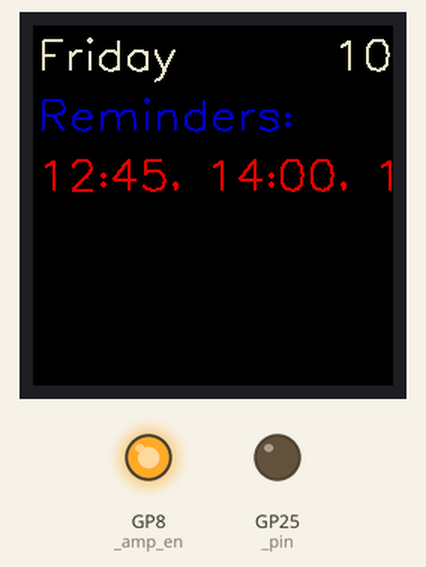
Simulated run of this program. Board: Raspberry Pi Pico running MicroPython. Shown: 240×240 colour display, output pins drawn as LEDs (lit = HIGH). WiFi joins after 1.5 s; the clock reads 2024-03-15 10:24:30 at power-on unless the program sets it; values from a settings file that is not in the repository are placeholders; library files of the repository ran but are not shown: __init__.py, __init__.py.

Above: at 2.3 s.

The program:

main.py
```python
import WIFI_CONFIG  # type: ignore[import-not-found]

from pico_w_explorer.adapters import PicoBuzzer, PicoButton, PicoClock, PicoDisplay, PicoLed
from pico_w_explorer.application import Application, ApplicationConfig

config = ApplicationConfig(
    clock=PicoClock(WIFI_CONFIG.SSID, WIFI_CONFIG.PASSWORD),
    buzzer=PicoBuzzer(),
    led=PicoLed(),
    button=PicoButton(),
    display=PicoDisplay(),
    reminder_times=[(12, 45), (14, 0), (16, 0)],
)
app = Application(config)
app.run()
```

application.py
```python
import time

from pico_w_explorer.colour import RED, BLUE
from pico_w_explorer.focus_reminder import FocusReminder
from pico_w_explorer.ports import BuzzerPort, ButtonPort, ClockPort, DisplayPort, LedPort
from pico_w_explorer.text_spec import TextSpec
from pico_w_explorer.widgets import Text


class ApplicationConfig:
    def __init__(
        self,
        clock: ClockPort,
        buzzer: BuzzerPort,
        led: LedPort,
        button: ButtonPort,
        display: DisplayPort,
        reminder_times: list[tuple[int, int]],
        tick_interval: float = 0.5,
    ) -> None:
        self.clock = clock
        self.buzzer = buzzer
        self.led = led
        self.button = button
        self.display = display
        self.reminder_times = reminder_times
        self.tick_interval = tick_interval


class Application:
    def __init__(self, config: ApplicationConfig) -> None:
        self._clock = config.clock
        self._buzzer = config.buzzer
        self._led = config.led
        self._button = config.button
        self._display = config.display
        self._reminder_times = sorted(config.reminder_times)
        self._tick_interval = config.tick_interval
        self._status = Text(self._display, 3, 20, width=120)
        self._time_display = Text(self._display, 200, 20, width=100)
        self._reminders = Text(self._display, 3, 60, width=120, text_spec=TextSpec(colour=BLUE))
        self._times = Text(self._display, 3, 100, width=230, text_spec=TextSpec(colour=RED))

    WEEKDAYS = ("Monday", "Tuesday", "Wednesday", "Thursday", "Friday", "Saturday", "Sunday")

    def _format_weekday(self) -> str:
        return self.WEEKDAYS[self._clock.weekday()]

    def _format_current_time(self) -> str:
        hour, minute, _ = self._clock.current_time()
        return "%02d:%02d" % (hour, minute)

    def _format_times(self) -> str:
        parts = ", ".join("%02d:%02d" % (h, m) for h, m in self._reminder_times)
        return parts

    def weekday(self) -> None:
        self._status.text(self._format_weekday())

    def reminders(self):
        self._reminders.text("Reminders:")

    def times(self, times: str):
        self._times.text(times)

    def start(self) -> None:
        self._current_weekday = self._clock.weekday()
        self.weekday()
        self.reminders()
        self.times(self._format_times())
        self._time_display.text(self._format_current_time())
        self._reminder = FocusReminder(
            self._clock, self._buzzer, self._led, self._button,
            reminder_times=self._reminder_times,
        )

    def tick(self) -> None:
        _, _, second = self._clock.current_time()
        if second == 0:
            self._time_display.text(self._format_current_time())
        weekday = self._clock.weekday()
        if weekday != self._current_weekday:
            self._current_weekday = weekday
            self.weekday()
        self._reminder.tick()

    def run(self) -> None:
        self.start()
        while True:
            self.tick()
            time.sleep(self._tick_interval)
```

pico_buzzer.py
```python
from machine import Pin  # type: ignore[import-not-found]
from pimoroni import Buzzer as Speaker  # type: ignore[import-not-found]

from pico_w_explorer.ports import BuzzerPort


class PicoBuzzer(BuzzerPort):
    def __init__(self, frequency: int = 440) -> None:
        self._amp_en = Pin(8, Pin.OUT)
        self._amp_en.on()
        self._speaker = Speaker(22)
        self._frequency = frequency

    def beep_on(self) -> None:
        self._speaker.set_tone(self._frequency)

    def beep_off(self) -> None:
        self._speaker.set_tone(-1)
```

pico_button.py
```python
from pimoroni import Button  # type: ignore[import-not-found]

from pico_w_explorer.ports import ButtonPort


class PicoButton(ButtonPort):
    def __init__(self, pin: int = 6) -> None:
        self._button = Button(pin)

    def is_pressed(self) -> bool:
        return self._button.is_pressed  # type: ignore[no-any-return]
```

pico_clock.py
```python
import time
import network  # type: ignore[import-not-found]
import ntptime  # type: ignore[import-not-found]

from pico_w_explorer.bst_gmt import utc_to_uk
from pico_w_explorer.ports import ClockPort


class PicoClock(ClockPort):
    def __init__(self, ssid: str, password: str) -> None:
        wlan = network.WLAN(network.STA_IF)
        wlan.active(True)
        wlan.connect(ssid, password)
        while not wlan.isconnected():
            time.sleep(1)
        ntptime.settime()

    def _local(self) -> tuple[int, int, int, int, int, int, int, int]:
        local, _zone = utc_to_uk(time.localtime())
        return local

    def current_time(self) -> tuple[int, int, int]:
        t = self._local()
        return (t[3], t[4], t[5])

    def current_date(self) -> int:
        return self._local()[7]

    def weekday(self) -> int:
        return self._local()[6]
```

pico_display.py
```python
from picographics import PicoGraphics, DISPLAY_PICO_W_EXPLORER  # type: ignore[import-not-found]

from pico_w_explorer.colour import Colour, WHITE
from pico_w_explorer.ports import DisplayPort
from pico_w_explorer.ports.display import DEFAULT_TEXT_SPEC
from pico_w_explorer.text_spec import TextSpec

DISPLAY = PicoGraphics(display=DISPLAY_PICO_W_EXPLORER)
BLACK_PEN = DISPLAY.create_pen(0, 0, 0)

class PicoDisplay(DisplayPort):
    def __init__(self, title: str = "") -> None:
        DISPLAY.set_pen(BLACK_PEN)
        DISPLAY.clear()

    def show_text(self, text: str, x: int = 20, y: int = 20, text_spec: TextSpec = DEFAULT_TEXT_SPEC) -> None:
        DISPLAY.set_font(text_spec.font)
        DISPLAY.set_thickness(text_spec.thickness)
        pen = DISPLAY.create_pen(*text_spec.colour.rgb())
        DISPLAY.set_pen(pen)
        DISPLAY.text(text, x, y, 300, text_spec.scale)
        DISPLAY.update()

    def draw_rect(self, x: int, y: int, width: int, height: int, colour: Colour = WHITE) -> None:
        pen = DISPLAY.create_pen(*colour.rgb())
        DISPLAY.set_pen(pen)
        DISPLAY.rectangle(x, y, width, height)
        DISPLAY.update()
```

pico_led.py
```python
from machine import Pin  # type: ignore[import-not-found]

from pico_w_explorer.ports import LedPort


class PicoLed(LedPort):
    def __init__(self) -> None:
        self._pin = Pin('LED', Pin.OUT)

    def flash_on(self) -> None:
        self._pin.on()

    def flash_off(self) -> None:
        self._pin.off()
```

colour.py
```python
class Colour:
    def __init__(self, red: int, green: int, blue: int) -> None:
        self.red = red
        self.green = green
        self.blue = blue

    def rgb(self) -> tuple[int, int, int]:
        return (self.red, self.green, self.blue)


WHITE = Colour(255, 255, 255)
BLACK = Colour(0, 0, 0)
RED = Colour(255, 0, 0)
GREEN = Colour(0, 255, 0)
BLUE = Colour(0, 0, 255)
YELLOW = Colour(255, 255, 0)
```

focus_reminder.py
```python
from pico_w_explorer.ports import BuzzerPort, ButtonPort, ClockPort, LedPort


class AlertState:
    def __init__(self, hour: int, minute: int) -> None:
        self.hour = hour
        self.minute = minute
        self.dismissed = False
        self.dismissed_on_day: int = 0

    def reset_if_new_day(self, today: int) -> None:
        if self.dismissed and today != self.dismissed_on_day:
            self.dismissed = False
            self.dismissed_on_day = 0

    def dismiss(self, today: int) -> None:
        self.dismissed = True
        self.dismissed_on_day = today

    def is_due(self, hour: int, minute: int) -> bool:
        return (hour, minute) >= (self.hour, self.minute)


class FocusReminder:
    def __init__(
        self,
        clock: ClockPort,
        buzzer: BuzzerPort,
        led: LedPort,
        button: ButtonPort,
        reminder_times: list[tuple[int, int]],
        alert_duration: int = 20,
    ) -> None:
        self._clock = clock
        self._buzzer = buzzer
        self._led = led
        self._button = button
        self._states = [AlertState(h, m) for h, m in reminder_times]
        self._alert_on = False
        self._alert_duration = alert_duration
        self._alert_ticks = 0
        hour, minute, _ = clock.current_time()
        today = clock.current_date()
        for state in self._states:
            if state.is_due(hour, minute):
                state.dismiss(today)

    def tick(self) -> None:
        hour, minute, _ = self._clock.current_time()
        today = self._clock.current_date()

        for state in self._states:
            state.reset_if_new_day(today)

        active = self._active_alert(hour, minute)

        if active is None:
            self._alert_off()
            self._alert_ticks = 0
            return

        if self._button.is_pressed():
            active.dismiss(today)
            self._alert_off()
            self._alert_ticks = 0
            return

        self._alert_ticks += 1
        if self._alert_ticks > self._alert_duration:
            active.dismiss(today)
            self._alert_off()
            self._alert_ticks = 0
            return

        if self._alert_on:
            self._alert_off()
            return

        self._alert_on = True
        self._buzzer.beep_on()
        self._led.flash_on()

    def _alert_off(self) -> None:
        self._alert_on = False
        self._buzzer.beep_off()
        self._led.flash_off()

    def _active_alert(self, hour: int, minute: int) -> 'AlertState | None':
        for state in self._states:
            if not state.dismissed and state.is_due(hour, minute):
                return state
        return None
```

text_spec.py
```python
from pico_w_explorer.colour import Colour, WHITE

VALID_FONTS = ("sans", "gothic", "cursive", "serif_italic", "serif")


class TextSpec:
    def __init__(
        self,
        font: str = "sans",
        colour: Colour = WHITE,
        thickness: int = 2,
        scale: float = 1,
    ) -> None:
        if font not in VALID_FONTS:
            raise ValueError(f"Invalid font: {font!r}. Must be one of {VALID_FONTS}")
        self.font = font
        self.colour = colour
        self.thickness = thickness
        self.scale = scale
```

widgets.py
```python
from pico_w_explorer.colour import BLACK
from pico_w_explorer.ports.display import DisplayPort
from pico_w_explorer.text_spec import TextSpec

TEXT_HEIGHT = 32


class Widget:
    def __init__(self, display_port: DisplayPort) -> None:
        self._display_port = display_port

class Text(Widget):
    def __init__(self, display_port: DisplayPort, x: int, y: int, width: int, text_spec: TextSpec | None = None) -> None:
        super().__init__(display_port=display_port)
        self._x = x
        self._y = y
        self._width = width
        self._text_spec = text_spec if text_spec is not None else TextSpec()

    def text(self, contents: str) -> None:
        self._display_port.draw_rect(self._x, self._y - 11, self._width, TEXT_HEIGHT, BLACK)
        self._display_port.show_text(contents, self._x, self._y + 1, text_spec=self._text_spec)
```

bst_gmt.py
```python
_DAYS_BEFORE_MONTH = (0, 0, 31, 59, 90, 120, 151, 181, 212, 243, 273, 304, 334)
_DAYS_IN_MONTH = (0, 31, 0, 31, 30, 31, 30, 31, 31, 30, 31, 30, 31)


def _is_leap(year: int) -> bool:
    return (year % 4 == 0 and year % 100 != 0) or (year % 400 == 0)


def _yearday(year: int, month: int, day: int) -> int:
    yd = _DAYS_BEFORE_MONTH[month] + day
    if month > 2 and _is_leap(year):
        yd += 1
    return yd


def _sakamoto(year: int, month: int, day: int) -> int:
    """Return weekday with Sat=0, Sun=1, ..., Fri=6."""
    y, m = year, month
    if m < 3:
        m += 12
        y -= 1
    return (day + 13 * (m + 1) // 5 + y + y // 4 - y // 100 + y // 400) % 7


def _weekday_mon0(year: int, month: int, day: int) -> int:
    """Return weekday with Mon=0..Sun=6 (matching time.struct_time)."""
    return (_sakamoto(year, month, day) + 5) % 7


def _last_sunday(year: int, month: int) -> int:
    for d in range(31, 24, -1):
        if _sakamoto(year, month, d) == 1:
            return d
    raise AssertionError("unreachable: every month has a Sunday in its last 7 days")


def utc_to_uk(dt: tuple[int, ...]) -> tuple[tuple[int, int, int, int, int, int, int, int], str]:
    """Convert a UTC time tuple to UK local time.

    Takes any time tuple (at least 6 elements: year, month, day, hour, minute, second).
    Returns ((year, month, day, hour, minute, second, weekday, yearday), zone)
    where weekday uses Mon=0..Sun=6 and zone is 'BST' or 'GMT'.
    """
    year, month, day, hour, minute, second = dt[:6]

    bst_start = _last_sunday(year, 3)
    bst_end = _last_sunday(year, 10)

    if 3 < month < 10:
        bst = True
    elif month == 3:
        bst = (day > bst_start) or (day == bst_start and hour >= 1)
    elif month == 10:
        bst = (day < bst_end) or (day == bst_end and hour < 1)
    else:
        bst = False

    if bst:
        hour += 1
        if hour >= 24:
            hour -= 24
            day += 1
            last_day = 29 if month == 2 and _is_leap(year) else _DAYS_IN_MONTH[month]
            if day > last_day:
                day = 1
                month += 1
                if month > 12:
                    month = 1
                    year += 1

    weekday = _weekday_mon0(year, month, day)
    yearday = _yearday(year, month, day)
    zone = "BST" if bst else "GMT"
    return (year, month, day, hour, minute, second, weekday, yearday), zone
```

display.py
```python
from pico_w_explorer.colour import Colour, WHITE
from pico_w_explorer.text_spec import TextSpec

DEFAULT_TEXT_SPEC = TextSpec()


class DisplayPort:
    def show_text(self, text: str, x: int = 0, y: int = 0, text_spec: TextSpec = DEFAULT_TEXT_SPEC) -> None:
        raise NotImplementedError

    def draw_rect(self, x: int, y: int, width: int, height: int, colour: Colour = WHITE) -> None:
        raise NotImplementedError
```

buzzer.py
```python
class BuzzerPort:
    def beep_on(self) -> None:
        raise NotImplementedError

    def beep_off(self) -> None:
        raise NotImplementedError
```

button.py
```python
class ButtonPort:
    def is_pressed(self) -> bool:
        raise NotImplementedError
```

clock.py
```python
class ClockPort:
    def current_time(self) -> tuple[int, int, int]:
        raise NotImplementedError

    def current_date(self) -> int:
        raise NotImplementedError

    def weekday(self) -> int:
        raise NotImplementedError
```

led.py
```python
class LedPort:
    def flash_on(self) -> None:
        raise NotImplementedError

    def flash_off(self) -> None:
        raise NotImplementedError
```
